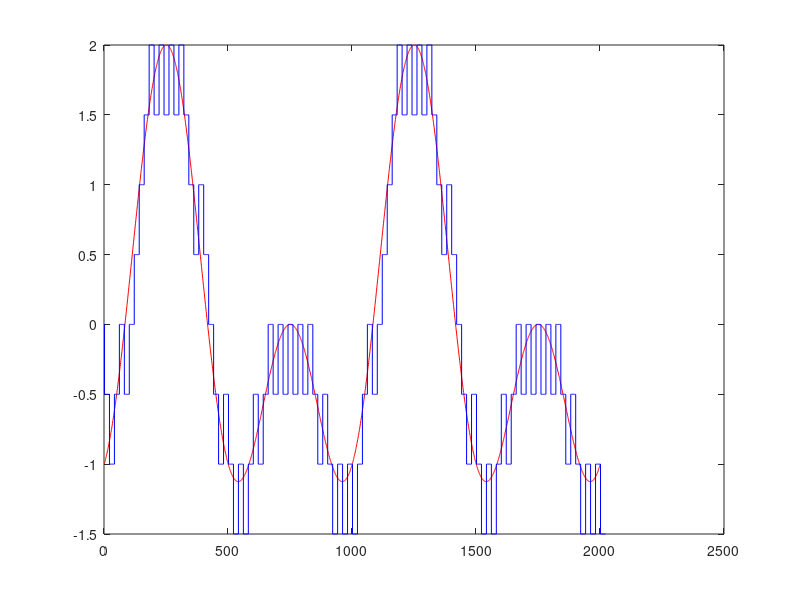

Here is the MATLAB script that generated this plot:
clc; clear all; close all; 
tr = 0.001
t=0:tr:2; 
x = sin(2*pi*t) - cos(4*pi*t); 
l=length(x); 
plot(x,'r'); 
delta = 0.5; 
hold on 
ts = 0.02;
td = ts/tr;
xn = 0; 
for i=1:td:l 
    if x(i)>xn(i) 
        xn(i+1:i+1+td)=xn(i)+delta; 
    else 
        xn(i+1:i+1+td)=xn(i)-delta; 
    end 
end 
stairs(xn,'b') 
